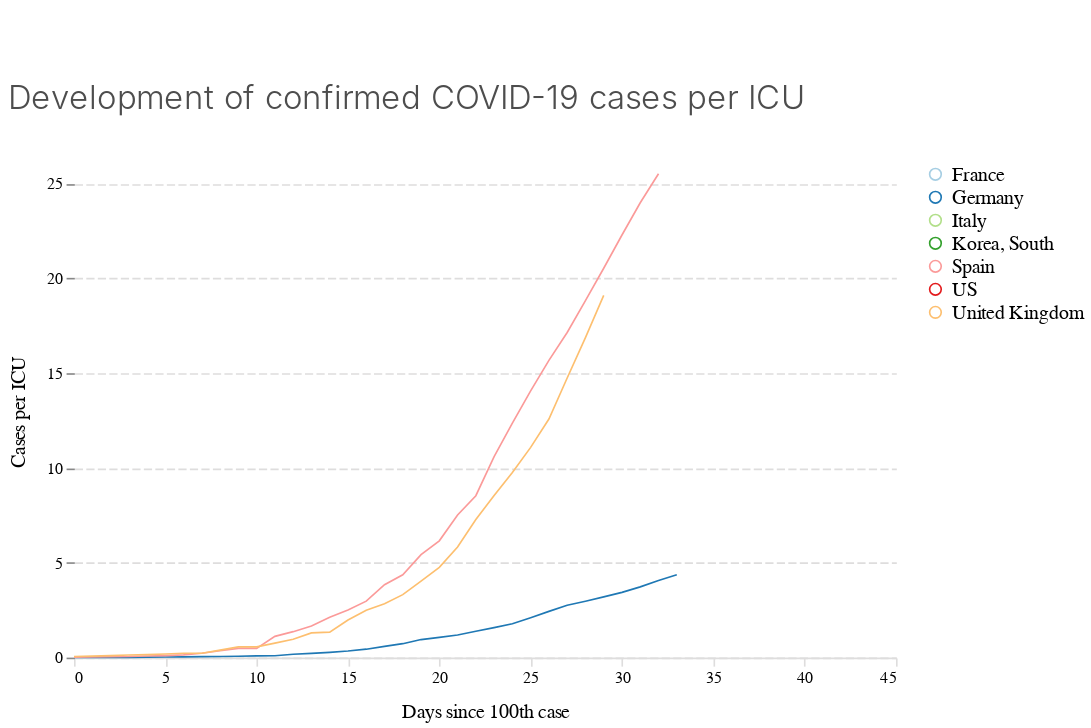

Write notebook code for a chart like this one.
### Code cell
chart_cases_per_icu

### Figure 1 — Vega-Lite specification as saved in the notebook (floating-point values rounded to 4 significant figures; data arrays with more than 128 entries replaced by an {"elided": "..."} marker saying what was removed)
{"$schema": "https://vega.github.io/schema/vega-lite/v3.4.0.json", "config": {"area": {"fill": "#1696d2"}, "axisX": {"domain": true, "domainColor": "#DEDDDD", "domainDashOffset": 10, "domainWidth": 1, "grid": false, "labelAngle": 0, "labelFont": "Avenir", "labelFontSize": 10, "tickColor": "#DEDDDD", "titleFont": "Avenir", "titleFontSize": 12, "titleFontWeight": 400, "titlePadding": 10}, "axisY": {"domain": false, "domainDashOffset": 10, "grid": true, "gridColor": "#DEDDDD", "gridDash": [5, 2], "gridWidth": 1, "labelAngle": 0, "labelFont": "Avenir", "labelFontSize": 10, "titleFont": "Avenir", "titleFontSize": 12, "titleFontWeight": 400, "titlePadding": 10}, "bar": {"fill": "#1696d2", "strokeWidth": 0}, "guide-title": {"color": "Monospace", "font": "Avenir", "fontSize": 15}, "header": {"titleFontSize": 12, "titleFontWeight": 400}, "legend": {"labelFont": "Avenir", "labelFontSize": 12, "symbolSize": 50, "symbolType": "circle", "title": "", "titleFont": "Avenir", "titleFontSize": 12}, "line": {"color": "#1696d2", "stroke": "#1696d2", "strokeWidth": 1}, "path": {"stroke": "#1696d2"}, "point": {"filled": true}, "range": {"category": ["#a6cee3", "#1f78b4", "#b2df8a", "#33a02c", "#fb9a99", "#e31a1c", "#fdbf6f", "#ff7f00"], "diverging": ["#cfe8f3", "#a2d4ec", "#73bfe2", "#46abdb", "#1696d2", "#12719e"]}, "text": {"align": "right", "color": "#1696d2", "font": "Avenir", "fontSize": 12, "fontWeight": 400, "size": 11}, "title": {"anchor": "start", "color": "#4d4d4d", "font": "Avenir", "fontSize": 20, "fontWeight": 300, "lineHeight": 100, "offset": 30}, "trail": {"color": "#1696d2", "stroke": "#1696d2"}, "view": {"strokeWidth": 0}}, "data": {"name": "data-f4da556fe2799d4a54921dd37c5c6168"}, "datasets": {"data-f4da556fe2799d4a54921dd37c5c6168": {"elided": "249 records"}}, "encoding": {"color": {"field": "country", "type": "nominal"}, "x": {"field": "days_since100", "title": "Days since 100th case", "type": "quantitative"}, "y": {"field": "cases_perICU", "title": "Cases per ICU", "type": "quantitative"}}, "height": 300, "mark": "line", "padding": {"bottom": 5, "left": 5, "right": 5, "top": 50}, "title": "Development of confirmed COVID-19 cases per ICU", "width": 500}
